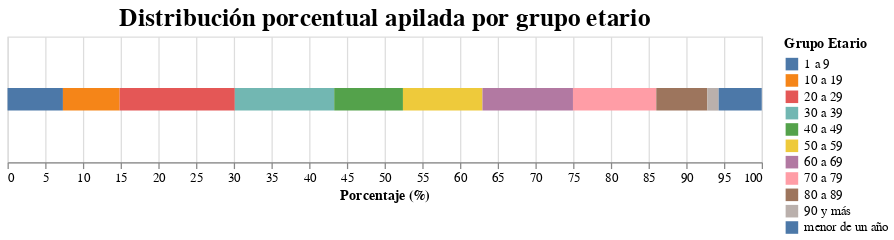

The notebook cell this image was saved under:
### Code cell
import pandas as pd
import altair as alt

# Leer y preparar datos
df = pd.read_excel('01_conteo_simple.xlsx')
df.columns = df.columns.str.strip().str.upper()
df = df[['GRUPO_EDAD', 'COUNT']]
df_grouped = df.groupby('GRUPO_EDAD', as_index=False)['COUNT'].sum()

total = df_grouped['COUNT'].sum()
df_grouped['PORCENTAJE'] = (df_grouped['COUNT'] / total) * 100

# Define orden deseado
orden = [
    "menor de un año",
    "1 a 9",
    "10 a 19",
    "20 a 29",
    "30 a 39",
    "40 a 49",
    "50 a 59",
    "60 a 69",
    "70 a 79",
    "80 a 89",
    "90 y más",
]

# Convertir a categoría ordenada para controlar el orden de apilamiento
cat_type = pd.CategoricalDtype(categories=orden, ordered=True)
df_grouped['GRUPO_EDAD'] = df_grouped['GRUPO_EDAD'].astype(cat_type)

# Crear gráfico
chart = alt.Chart(df_grouped).mark_bar().encode(
    x=alt.X('sum(PORCENTAJE):Q', stack='zero', title='Porcentaje (%)'),
    y=alt.value(50),  # barra horizontal única
    color=alt.Color('GRUPO_EDAD:N', legend=alt.Legend(title='Grupo Etario')),
    tooltip=[
        alt.Tooltip('GRUPO_EDAD:N', title='Grupo Etario'),
        alt.Tooltip('PORCENTAJE:Q', format='.1f', title='Porcentaje (%)')
    ]
).properties(
    width=600,
    height=100,
    title='Distribución porcentual apilada por grupo etario'
).configure_title(
    fontSize=20,
    anchor='middle'
)

chart

### Figure 1 — Vega-Lite specification as saved in the notebook (floating-point values rounded to 4 significant figures)
{"config": {"view": {"continuousWidth": 300, "continuousHeight": 300}, "title": {"anchor": "middle", "fontSize": 20}}, "data": {"name": "data-131cd34004f8d166413f475c7e7e5786"}, "mark": {"type": "bar"}, "encoding": {"color": {"field": "GRUPO_EDAD", "legend": {"title": "Grupo Etario"}, "type": "nominal"}, "tooltip": [{"field": "GRUPO_EDAD", "title": "Grupo Etario", "type": "nominal"}, {"field": "PORCENTAJE", "format": ".1f", "title": "Porcentaje (%)", "type": "quantitative"}], "x": {"aggregate": "sum", "field": "PORCENTAJE", "stack": "zero", "title": "Porcentaje (%)", "type": "quantitative"}, "y": {"value": 50}}, "height": 100, "title": "Distribución porcentual apilada por grupo etario", "width": 600, "$schema": "https://vega.github.io/schema/vega-lite/v5.20.1.json", "datasets": {"data-131cd34004f8d166413f475c7e7e5786": [{"GRUPO_EDAD": "1 a 9", "COUNT": 650935, "PORCENTAJE": 7.343}, {"GRUPO_EDAD": "10 a 19", "COUNT": 666897, "PORCENTAJE": 7.523}, {"GRUPO_EDAD": "20 a 29", "COUNT": 1353413, "PORCENTAJE": 15.27}, {"GRUPO_EDAD": "30 a 39", "COUNT": 1168214, "PORCENTAJE": 13.18}, {"GRUPO_EDAD": "40 a 49", "COUNT": 808005, "PORCENTAJE": 9.115}, {"GRUPO_EDAD": "50 a 59", "COUNT": 934634, "PORCENTAJE": 10.54}, {"GRUPO_EDAD": "60 a 69", "COUNT": 1063765, "PORCENTAJE": 12.0}, {"GRUPO_EDAD": "70 a 79", "COUNT": 979235, "PORCENTAJE": 11.05}, {"GRUPO_EDAD": "80 a 89", "COUNT": 600409, "PORCENTAJE": 6.773}, {"GRUPO_EDAD": "90 y más", "COUNT": 132850, "PORCENTAJE": 1.499}, {"GRUPO_EDAD": "menor de un año", "COUNT": 506310, "PORCENTAJE": 5.712}]}}
